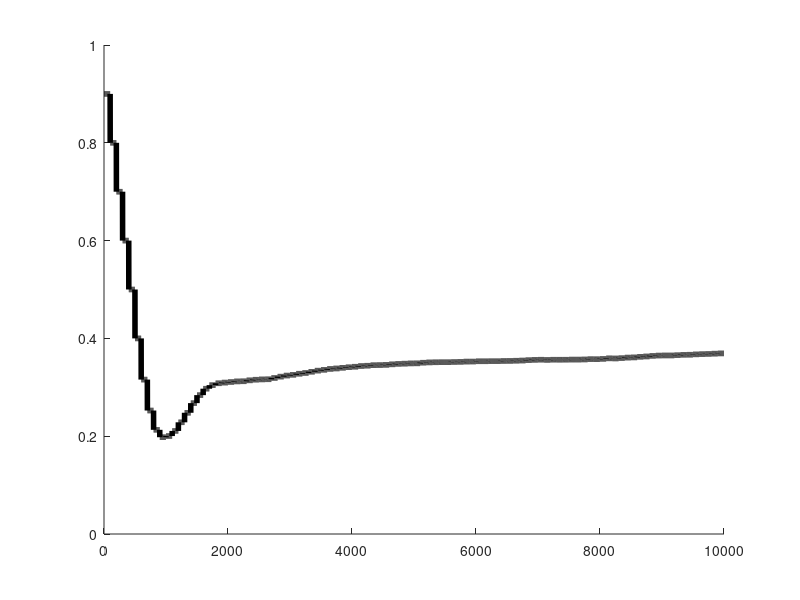

This figure's MATLAB source: (Note: this script raises an error after producing the figure.)
%% Mean and STD Analysis of Titration Protocols.

tf = 10000;

%% Set titration parameters
checkInterval = 100;

%% Uncomment for each of the titration protocols.
data = importdata('AllTreatmentResults/Va_1.mat');
% data = importdata('AllTreatmentResults/Va_0.mat');
% data = importdata('AllTreatmentResults/Vb_1.mat');
% data = importdata('AllTreatmentResults/Vb_0.mat');

% Parse out trajectories that do not breach the patient viability
% constraint.
notDeadIndeces = find([data.deadFlag] == 0);
notDead = data(notDeadIndeces);

% Extract all optimized treatments. (Slow, but it works)
for i = 1:1:size(notDeadIndeces, 2)
    u(i,:) = (10000 - notDead(i).u)./10000;
end

% Calculate mean and STD
mean_u = mean(u, 1);
STD_u = std(u, 0, 1);

% Create figure
figure1 = figure('InvertHardcopy','off','Color',[1 1 1]);

% Create axes
axes1 = axes('Parent',figure1);
hold(axes1,'on');

% Create plot
plot(mean_u,'LineWidth',4,'Color',[0 0 0]);

% Create errorbar
errorbar(1:checkInterval:tf, mean_u(1:checkInterval:tf), STD_u(1:checkInterval:tf),'LineStyle','none',...
    'Color',[0.501960813999176 0.501960813999176 0.501960813999176]);

% Create xlabel
xlabel('Time (units)','FontWeight','bold','FontSize',22,'FontName','times new roman');

% Create zlabel
ylabel('Abiraterone Dose','FontWeight','bold','FontSize',22,'FontName','times new roman');

% Uncomment the following line to preserve the X-limits of the axes
xlim(axes1,[0 10000]);
% Uncomment the following line to preserve the Y-limits of the axes
ylim(axes1,[-0.1 1.09]);
box on

set(axes1,'FontName','times new roman','FontSize',22)
set(figure1, 'Position',  [100, 100, 700, 350])
